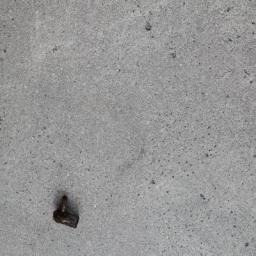
#> input picture data/yolo_dataset/images/test/IMG_5559_180_jpg.rf.jhegMymV9vo8AkHUrI7L.jpg, 256 x 256 px, given as the content of the folder ../../data/yolo_dataset/images/test/images/train, which was not available
$ python augment_dataset.py --input ../../data/yolo_dataset/images/test --output out.png
#> lines starting #> are read from the running program, lines starting #| are printed output that depends on the picture; pictures that were not available may be replaced by others from this repository, and a replacement may not be noted
"""
augment_dataset.py — Augment annotated FOD dataset to reach training target.

For each annotated image+label pair, generates `factor` augmented copies using:
  - Horizontal flip
  - Brightness/contrast shift ±30%
  - Gaussian noise
  - Copy-paste: paste FOD crop onto a different clean tarmac background

All augmented copies maintain valid YOLO label format: class_id cx cy w h (normalised).

Usage:
    python scripts/augment_dataset.py \
        --input data/annotated \
        --output data/augmented \
        --factor 5

    # Separate augmentation per split:
    python scripts/augment_dataset.py \
        --input data/annotated \
        --output data/augmented \
        --split train \
        --factor 5
"""

import cv2
import numpy as np
import argparse
import random
import shutil
from pathlib import Path
from tqdm import tqdm


# ── Augmentation helpers ────────────────────────────────────────────────────

# [8 lines left out: function flip_horizontal, not called in this run]


def adjust_brightness(image: np.ndarray, labels: list, factor_range: tuple = (0.7, 1.3)) -> tuple:
    """Multiply pixel values by a random brightness factor."""
    factor = random.uniform(*factor_range)
    adjusted = np.clip(image.astype(np.float32) * factor, 0, 255).astype(np.uint8)
    return adjusted, labels  # labels unchanged


def add_gaussian_noise(image: np.ndarray, labels: list, sigma: float = 15.0) -> tuple:
    """Add Gaussian noise to image."""
    noise = np.random.normal(0, sigma, image.shape).astype(np.float32)
    noisy = np.clip(image.astype(np.float32) + noise, 0, 255).astype(np.uint8)
    return noisy, labels  # labels unchanged


# [64 lines left out: function copy_paste_fod, not called in this run]


# ── Label I/O ───────────────────────────────────────────────────────────────

def load_labels(label_path: Path) -> list:
    """Load YOLO format labels. Returns list of [cls, cx, cy, w, h]."""
    if not label_path.exists():
        return []
    labels = []
    with open(label_path) as f:
        for line in f:
            parts = line.strip().split()
            if len(parts) == 5:
                labels.append([int(parts[0])] + [float(x) for x in parts[1:]])
    return labels


# [7 lines left out: function save_labels, not called in this run]


# ── Augmentation pipeline ────────────────────────────────────────────────────

AUGMENTATIONS = [
    ("flip", flip_horizontal),
    ("bright", adjust_brightness),
    ("noise", add_gaussian_noise),
]


def augment_split(
    input_images: Path,
    input_labels: Path,
    output_images: Path,
    output_labels: Path,
    factor: int,
    clean_backgrounds: list,
    copy_first: bool = True
):
    """
    Augment all images in a split directory.
    copy_first: if True, copy originals into output before augmenting.
    """
#> called with factor = 5, copy_first = True
    output_images.mkdir(parents=True, exist_ok=True)
    output_labels.mkdir(parents=True, exist_ok=True)

    image_paths = sorted(list(input_images.glob("*.jpg")) + list(input_images.glob("*.png")))

    if not image_paths:
        print(f"  No images found in {input_images}")
        return

    print(f"  Found {len(image_paths)} images. Augmenting x{factor}...")

    for img_path in tqdm(image_paths, desc=f"  {input_images.name}"):
        label_path = input_labels / (img_path.stem + ".txt")
        labels = load_labels(label_path)

        img = cv2.imread(str(img_path))
#> img is the input picture: shape (256, 256, 3); mean B, G, R 151.5, 151.6, 151.7
        if img is None:
            continue

        # Copy original
        if copy_first:
            shutil.copy(img_path, output_images / img_path.name)
            if label_path.exists():
                shutil.copy(label_path, output_labels / label_path.name)

        # Generate augmented copies
        aug_funcs = AUGMENTATIONS.copy()
        # Add copy-paste if clean backgrounds available
        if clean_backgrounds:
            aug_funcs.append(("copypaste", lambda i, l: copy_paste_fod(i, l, clean_backgrounds)))

        for i in range(factor):
            aug_name, aug_fn = random.choice(aug_funcs)
            aug_img, aug_labels = aug_fn(img.copy(), [l[:] for l in labels])

            if not aug_labels:
                continue

            stem = f"{img_path.stem}_aug{i:02d}_{aug_name}"
            cv2.imwrite(str(output_images / f"{stem}.jpg"), aug_img)
            save_labels(aug_labels, output_labels / f"{stem}.txt")
#> this loop made 5 passes
#> pass 1, in adjust_brightness, `adjusted = np.clip(image.astype(np.float32) * factor, 0, 255).astype(n..`:
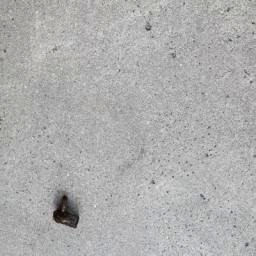
#> adjusted: shape (256, 256, 3); mean of channels 0, 1, 2 174.4, 174.5, 174.7; drawn as B, G, R
#> pass 2, in adjust_brightness (call 2), `adjusted = np.clip(image.astype(np.float32) * factor, 0, 255).astype(n..`:
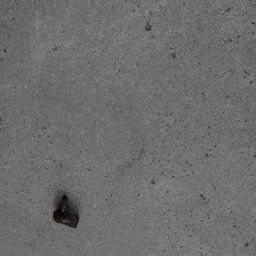
#> adjusted: shape (256, 256, 3); mean of channels 0, 1, 2 109.2, 109.3, 109.4; drawn as B, G, R
#> pass 3, in add_gaussian_noise, `noisy = np.clip(image.astype(np.float32) + noise, 0, 255).astype(np.ui..`:
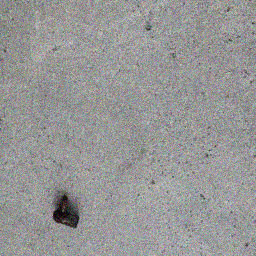
#> noisy: shape (256, 256, 3); mean of channels 0, 1, 2 150.9, 151.2, 151.3; drawn as B, G, R


def main():
    parser = argparse.ArgumentParser(
        description="Augment annotated FOD dataset."
    )
    parser.add_argument("--input", required=True, help="Path to annotated/ directory")
    parser.add_argument("--output", required=True, help="Path to write augmented dataset")
    parser.add_argument("--factor", type=int, default=5, help="Augmentation multiplier (default: 5)")
    parser.add_argument(
        "--split", default=None,
        choices=["train", "val", "test"],
        help="Augment a single split only (default: train only)"
    )
    parser.add_argument(
        "--clean-bg-dir", default=None,
        help="Directory of clean tarmac images for copy-paste augmentation"
    )
    args = parser.parse_args()

    input_root = Path(args.input)
    output_root = Path(args.output)

    # Gather clean backgrounds for copy-paste
    clean_backgrounds = []
    if args.clean_bg_dir:
        bg_dir = Path(args.clean_bg_dir)
        clean_backgrounds = list(bg_dir.glob("*.jpg")) + list(bg_dir.glob("*.png"))
        print(f"Clean backgrounds : {len(clean_backgrounds)} images from {bg_dir}")

    splits_to_augment = [args.split] if args.split else ["train"]

    for split in splits_to_augment:
        print(f"\n── Split: {split} ──")
        augment_split(
            input_images=input_root / "images" / split,
            input_labels=input_root / "labels" / split,
            output_images=output_root / "images" / split,
            output_labels=output_root / "labels" / split,
            factor=args.factor,
            clean_backgrounds=clean_backgrounds,
        )

    print("\nAugmentation complete.")
    print(f"Output: {output_root}")


if __name__ == "__main__":
    main()

$ run again, on data/yolo_dataset/images/test/IMG_5597_lr_jpg.rf.242uPPZ5cHteHNepGIvc.jpg
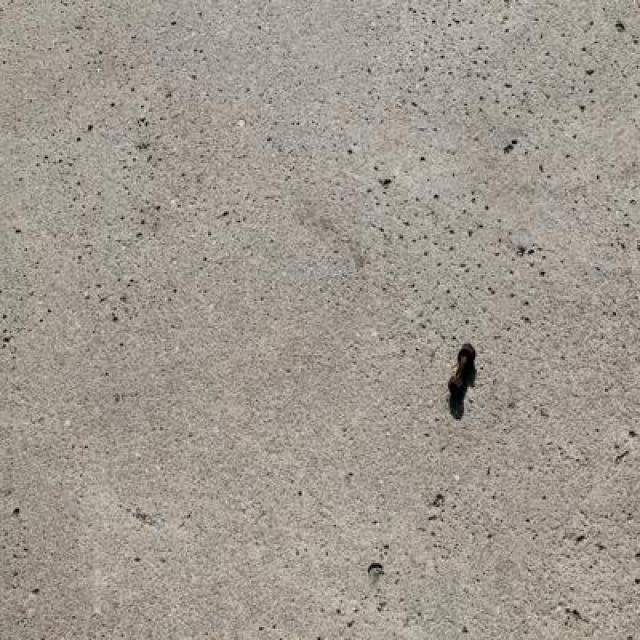
#> input picture data/yolo_dataset/images/test/IMG_5597_lr_jpg.rf.242uPPZ5cHteHNepGIvc.jpg, 640 x 640 px, given as the content of the folder ../../data/yolo_dataset/images/test/images/train, which was not available
#> in augment_split, img is the input picture: shape (640, 640, 3); mean B, G, R 143.6, 153, 160.6
#> the loop in augment_split, `for i in range(factor):` made 5 passes
#> pass 1, in adjust_brightness, `adjusted = np.clip(image.astype(np.float32) * factor, 0, 255).astype(n..`:
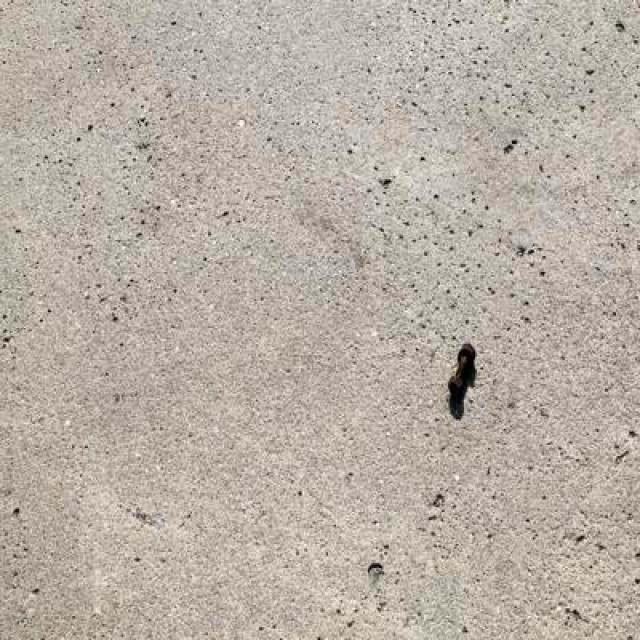
#> adjusted: shape (640, 640, 3); mean of channels 0, 1, 2 165.3, 176.2, 185; drawn as B, G, R
#> pass 2, in adjust_brightness (call 2), `adjusted = np.clip(image.astype(np.float32) * factor, 0, 255).astype(n..`:
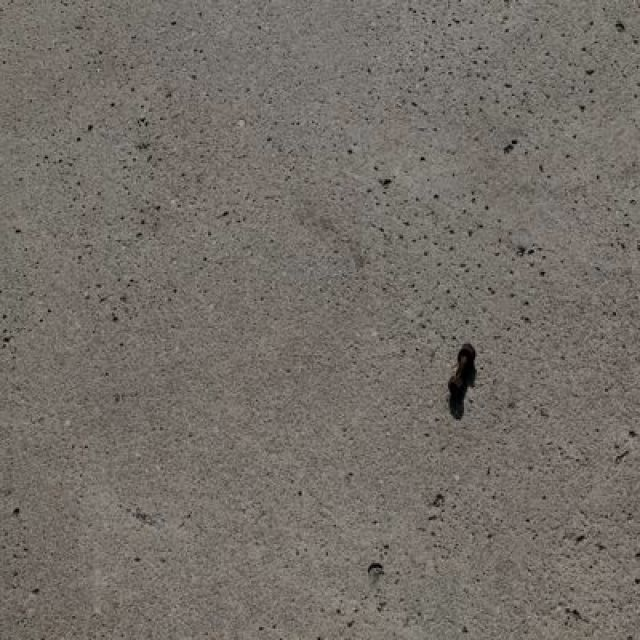
#> adjusted: shape (640, 640, 3); mean of channels 0, 1, 2 103.5, 110.3, 115.8; drawn as B, G, R

$ run again, on data/yolo_dataset/images/test/IMG_5646_90_jpg.rf.MWHNsnryattai3AKwrhL.jpg
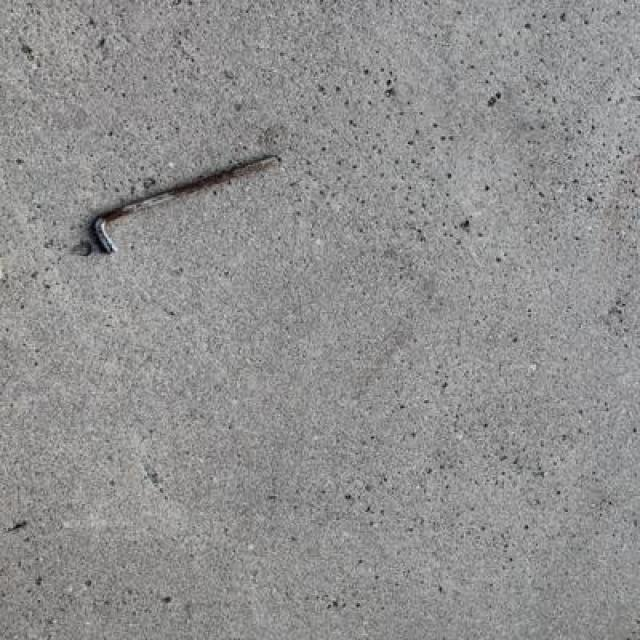
#> input picture data/yolo_dataset/images/test/IMG_5646_90_jpg.rf.MWHNsnryattai3AKwrhL.jpg, 640 x 640 px, given as the content of the folder ../../data/yolo_dataset/images/test/images/train, which was not available
#> in augment_split, img is the input picture: shape (640, 640, 3); mean B, G, R 143.6, 143.8, 144
#> the loop in augment_split, `for i in range(factor):` made 5 passes
#> pass 1, in adjust_brightness, `adjusted = np.clip(image.astype(np.float32) * factor, 0, 255).astype(n..`:
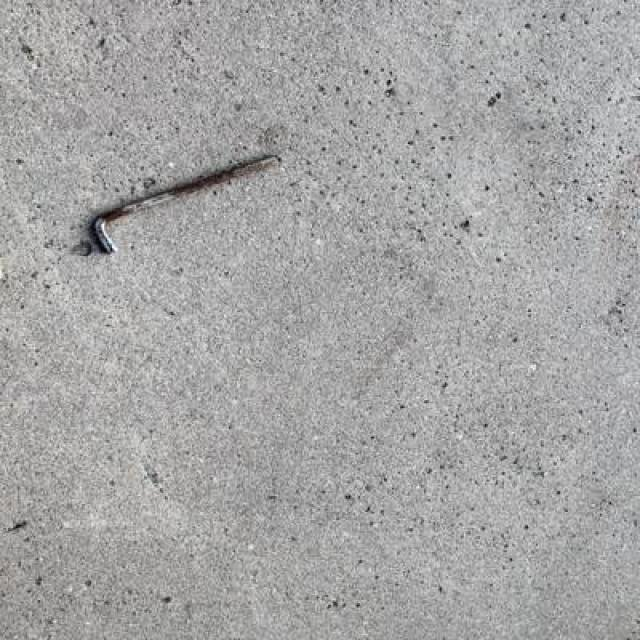
#> adjusted: shape (640, 640, 3); mean of channels 0, 1, 2 165.3, 165.6, 165.8; drawn as B, G, R
#> pass 2, in adjust_brightness (call 2), `adjusted = np.clip(image.astype(np.float32) * factor, 0, 255).astype(n..`:
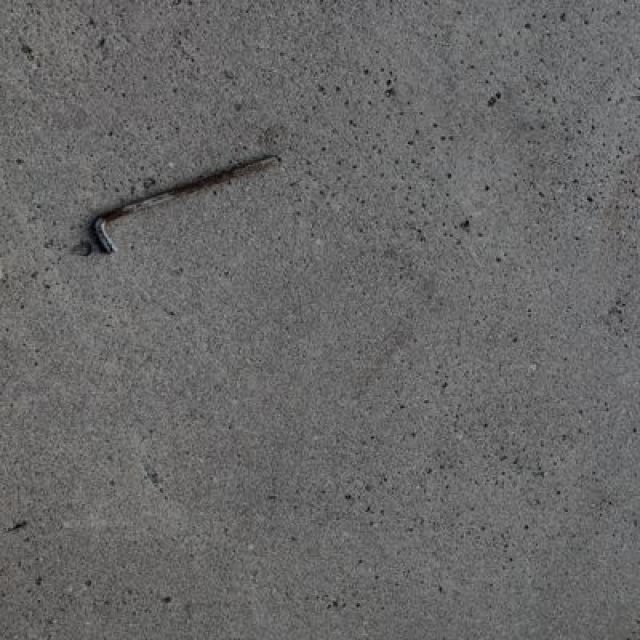
#> adjusted: shape (640, 640, 3); mean of channels 0, 1, 2 103.5, 103.7, 103.8; drawn as B, G, R

$ run again, on data/yolo_dataset/images/test/IMG_5659_lr_jpg.rf.tYDzXWMsLyg90GtKZmVL.jpg
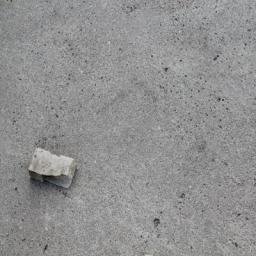
#> input picture data/yolo_dataset/images/test/IMG_5659_lr_jpg.rf.tYDzXWMsLyg90GtKZmVL.jpg, 256 x 256 px, given as the content of the folder ../../data/yolo_dataset/images/test/images/train, which was not available
#> in augment_split, img is the input picture: shape (256, 256, 3); mean B, G, R 144.8, 144.8, 144.8
#> the loop in augment_split, `for i in range(factor):` made 5 passes
#> pass 1, in adjust_brightness, `adjusted = np.clip(image.astype(np.float32) * factor, 0, 255).astype(n..`:
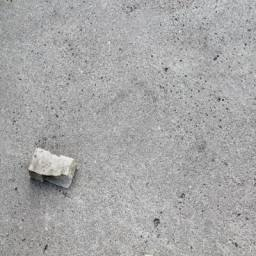
#> adjusted: shape (256, 256, 3); mean of channels 0, 1, 2 166.7, 166.7, 166.7; drawn as B, G, R
#> pass 3, in add_gaussian_noise, `noisy = np.clip(image.astype(np.float32) + noise, 0, 255).astype(np.ui..`:
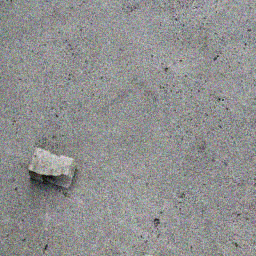
#> noisy: shape (256, 256, 3); mean of channels 0, 1, 2 144.3, 144.4, 144.4; drawn as B, G, R
